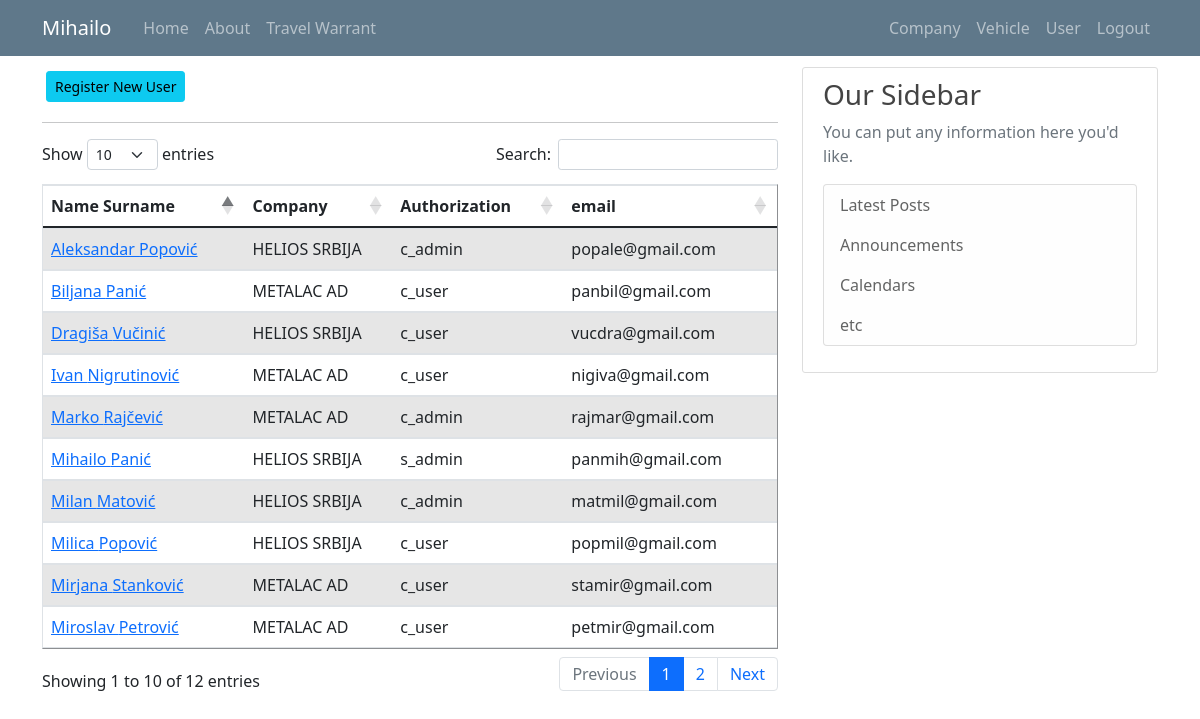
/user_list (signed in), run on an earlier commit of the app's database.
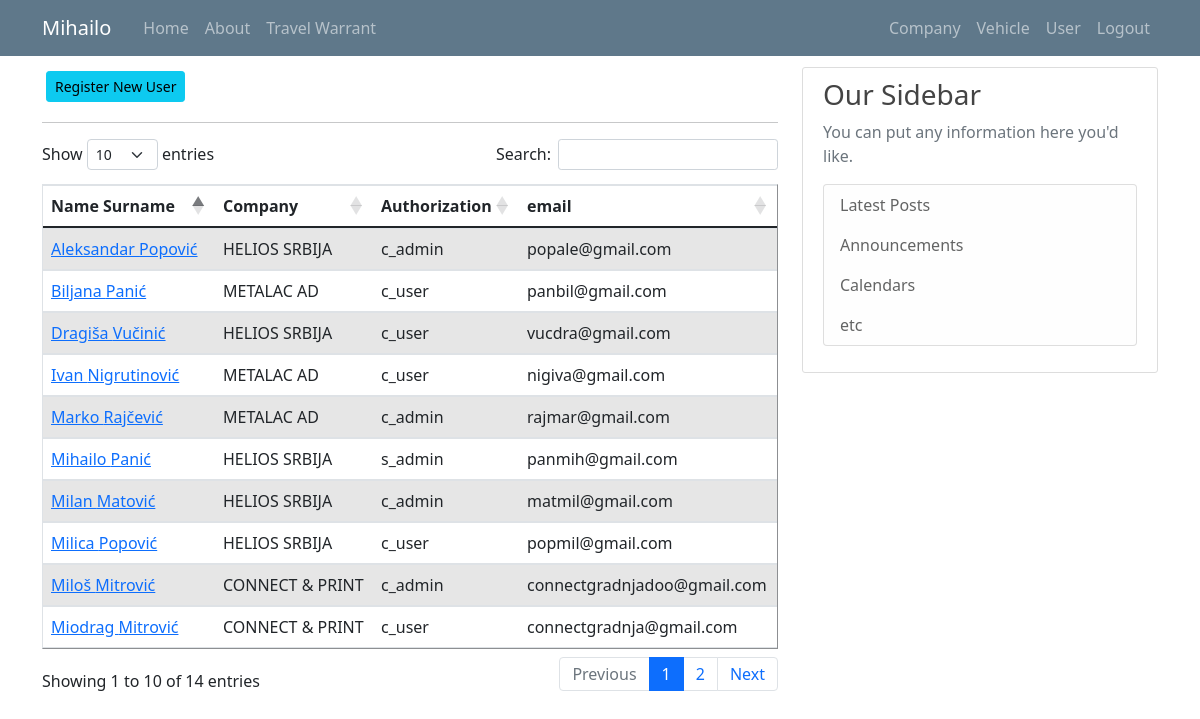
And on a later commit of the database.
### putninalozi/models.py (models this page shows, shortened)
class User(db.Model, UserMixin):
    id = db.Column(db.Integer, primary_key=True)
    email = db.Column(db.String(120), unique=True, nullable=False)
    password = db.Column(db.String(60), nullable = False)
    name = db.Column(db.String(20), unique=False, nullable=False)
    surname = db.Column(db.String(20), unique=False, nullable=False)
    gender = db.Column(db.String(1)) #(0, "srednji"), (1, "muški"), (2, "ženski")
    workplace = db.Column(db.String(20), unique=False, nullable=False)
    authorization = db.Column(db.String(10), nullable = False) # ovde treba da budu tipovi korisnika: S_admin, C_admin, C_user
    company_id = db.Column(db.Integer, db.ForeignKey('company.id'), nullable=True)
    travelwarrants = db.relationship('TravelWarrant', backref='travelwarrant_user', lazy=True)

class Company(db.Model):
    id = db.Column(db.Integer, primary_key=True)
    companyname = db.Column(db.String(20), unique=True, nullable=False)         #Helios, Metalac, Tetrapak, Foka, Papir Print
    company_address = db.Column(db.String(20), unique=False, nullable=False)
    company_address_number = db.Column(db.Integer, nullable=False)
    company_zip_code = db.Column(db.Integer, nullable=False)
    company_city = db.Column(db.String(20), unique=False, nullable=False)
    company_state = db.Column(db.String(20), unique=False, nullable=False)
    company_pib = db.Column(db.Integer, nullable=False)
    company_mb = db.Column(db.Integer, nullable=False)
    company_site = db.Column(db.String(20), unique=True, nullable=False) #vidi imali neki model tipa db.Link()
    company_mail = db.Column(db.String(120), unique=True, nullable=False)
    company_phone = db.Column(db.Integer, nullable=False)
    company_logo = db.Column(db.String(60), nullable=False)
    users = db.relationship('User', backref='user_company', lazy=True)
    vehicles = db.relationship('Vehicle', backref='vehicle_company', lazy=True)
    travelwarrants = db.relationship('TravelWarrant', backref='travelwarrant_company', lazy=True)

### putninalozi/users/routes.py (the view)
@users.route("/user_list")
def user_list():
    if not current_user.is_authenticated:
        flash('You have to be logged in to access this page', 'danger')
        return redirect(url_for('users.login'))
    users = User.query.all()
    return render_template('user_list.html', title='Users', users=users)

### putninalozi/models.py (called while the page is built)
@login_manager.user_loader
def load_user(user_id):
    return User.query.get(int(user_id))

### putninalozi/templates/user_list.html (shortened to what this page needs)
{% extends "layout.html" %}
{% block content %}
{% if current_user.authorization != 'c_user' %}
  <a class="btn btn-info btn-sm m-1" href="{{ url_for('users.register_u') }}">Register New User</a>
{% endif %}
<hr>
<table id="data" border="1" class="table table-striped">
  {% if current_user.authorization == 's_admin' %}
    <thead>
      <tr id="header">
        <th>Name Surname</th>
        <th>Company</th>
        <th>Authorization</th>
        <th>email</th>
      </tr>
    </thead>
    <tbody>
      {% for user in users %}
        <tr>
          <td> <a class="mr-2" href="{{ url_for('users.user_profile', user_id=user.id) }}" title="Edit User">{{ user.name }} {{ user.surname }}</a> </td>
          <td>{{ user.user_company.companyname }}</td>
          <td>{{ user.authorization }}</td>
          <td>{{ user.email }}</td>
        </tr>
      {% endfor %}
    </tbody>
  {% endif %}
</table>
{% endblock %}

### putninalozi/templates/layout.html (shortened to what this page needs)
<!doctype html>
<html lang="en">
  <head>
    <link rel="stylesheet" href="https://cdn.jsdelivr.net/npm/bootstrap@4.3.1/dist/css/bootstrap.min.css">
    <link rel="stylesheet" type="text/css" href="{{ url_for('static', filename='main.css') }}">
    <link href="https://cdn.jsdelivr.net/npm/bootstrap@5.0.1/dist/css/bootstrap.min.css" rel="stylesheet">
    <link rel="stylesheet" type="text/css" href="https://cdn.datatables.net/1.10.25/css/dataTables.bootstrap5.css">
  </head>
  <body>
    <header class="site-header">
      <nav class="navbar navbar-expand-md navbar-dark bg-steel fixed-top">
        <div class="container">
          <a class="navbar-brand mr-4" href="/">{{ current_user.name }}</a>
          <div class="collapse navbar-collapse" id="navbarToggle">
            <div class="navbar-nav mr-auto">
              {% if current_user.is_authenticated %}
                <a class="nav-item nav-link" href="{{ url_for('main.home') }}">Home</a>
                <a class="nav-item nav-link" href="{{ url_for('main.about') }}">About</a>
                <a class="nav-item nav-link" href="{{ url_for('travel_warrants.travel_warrant_list') }}">Travel Warrant</a>
              {% else %}
                <a class="nav-item nav-link" href="{{ url_for('main.home') }}">Home</a>
                <a class="nav-item nav-link" href="{{ url_for('main.about') }}">About</a>
              {% endif %}
            </div>
            <div class="navbar-nav">
              {% if current_user.is_authenticated %}
                {% if current_user.authorization == 's_admin' %}
                  <a class="nav-item nav-link" href="{{ url_for('companys.company_list') }}">Company</a>
                  <a class="nav-item nav-link" href="{{ url_for('vehicles.vehicle_list') }}">Vehicle</a>
                  <a class="nav-item nav-link" href="{{ url_for('users.user_list') }}">User</a>
                  <a class="nav-item nav-link" href="{{ url_for('users.logout') }}">Logout</a>
                {% else %}
                  <a class="nav-item nav-link" href="{{ url_for('users.user_list') }}">User</a>
                  <a class="nav-item nav-link" href="{{ url_for('users.logout') }}">Logout</a>
                {% endif %}
              {% else %}
                <a class="nav-item nav-link" href="{{ url_for('users.login') }}">Login</a>
              {% endif %}
            </div>
          </div>
        </div>
      </nav>
    </header>
    <main role="main" class="container">
      <div class="row">
        <div class="col-md-8">
          {% block content %}{% endblock %}
        </div>
        <div class="col-md-4">
          <div class="content-section">
            <h3>Our Sidebar</h3>
            <p class='text-muted'>You can put any information here you'd like.
              <ul class="list-group">
                <li class="list-group-item list-group-item-light">Latest Posts</li>
                <li class="list-group-item list-group-item-light">Announcements</li>
                <li class="list-group-item list-group-item-light">Calendars</li>
                <li class="list-group-item list-group-item-light">etc</li>
              </ul>
            </p>
          </div>
        </div>
      </div>
    </main>
  </body>
</html>

What changed in the data, as far as the page shows it:
no longer on this page (row unchanged): User: name "Miroslav", surname "Petrović", user_company.companyname "METALAC AD", authorization "c_user", email "petmir@gmail.com"
no longer on this page (row unchanged): User: name "Mirjana", surname "Stanković", user_company.companyname "METALAC AD", authorization "c_user", email "stamir@gmail.com"
added User: name "Miloš", surname "Mitrović", user_company.companyname "CONNECT & PRINT", authorization "c_admin", email "connectgradnjadoo@gmail.com"
added User: name "Miodrag", surname "Mitrović", user_company.companyname "CONNECT & PRINT", authorization "c_user", email "connectgradnja@gmail.com"
Also different on the page:
text written by a page script: "Show entries Search: Showing 1 to 10 of 12 entries Previous 1 2 Next" → "Show entries Search: Showing 1 to 10 of 14 entries Previous 1 2 Next"
